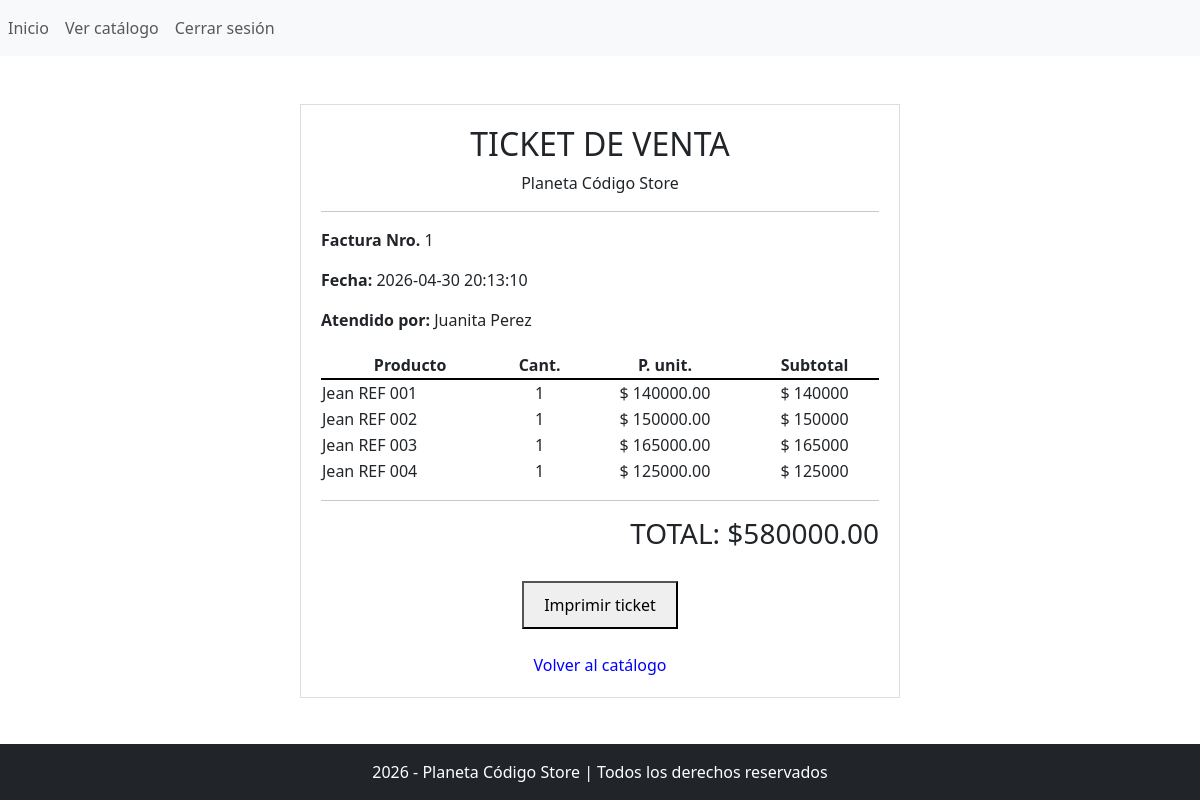
Page /codigo/vendedor/factura.php?id=1 (signed in) on the committed database.
### tables this page shows
CREATE TABLE `ventas` (
  `id` int(11) NOT NULL,
  `fecha` timestamp NOT NULL DEFAULT current_timestamp() ON UPDATE current_timestamp(),
  `total` decimal(10,2) NOT NULL,
  `id_vendedor` int(11) NOT NULL
);

CREATE TABLE `usuarios` (
  `id` int(11) NOT NULL,
  `nombre` varchar(100) NOT NULL,
  `usuario` varchar(50) NOT NULL,
  `password` varchar(255) NOT NULL,
  `rol` enum('admin','empleado','','') NOT NULL
);

CREATE TABLE `detalle_ventas` (
  `id` int(11) NOT NULL,
  `id_venta` int(11) NOT NULL,
  `id_producto` int(11) NOT NULL,
  `cantidad` int(11) NOT NULL,
  `precio_unitario` decimal(10,2) NOT NULL
);

CREATE TABLE `productos` (
  `id` int(11) NOT NULL,
  `nombre` varchar(100) NOT NULL,
  `precio` decimal(10,2) NOT NULL,
  `stock` int(11) NOT NULL,
  `imagen` varchar(255) NOT NULL
);

### codigo/vendedor/factura.php (the view, shortened to what this page needs)
<?php
require '../config/db.php';
$id_venta = $_GET['id'];
$stmt_v = $pdo->prepare("SELECT v.*, u.nombre AS vendedor
                         FROM ventas v
                         JOIN usuarios u ON v.id_vendedor = u.id
                         WHERE v.id = ?");
$stmt_v->execute([$id_venta]);
$venta = $stmt_v->fetch();
$stmt_d = $pdo->prepare("SELECT dv.*, p.nombre
                         FROM detalle_ventas dv
                         JOIN productos p ON dv.id_producto = p.id
                         WHERE dv.id_venta = ?");
$stmt_d->execute([$id_venta]);
$detalles = $stmt_d->fetchAll();
include '../templates/header.php';
?>
<div class="mt-5" style="max-width: 600px; margin: 0 auto; border: 1px solid #ddd; padding: 20px; background: #fff;">
    <h2 style="text-align: center;">TICKET DE VENTA</h2>
    <p class="text-center">Planeta Código Store</p>
    <hr>
    <p><strong>Factura Nro. </strong><?php echo $venta['id']; ?></p>
    <p><strong>Fecha: </strong><?php echo $venta['fecha']; ?></p>
    <p><strong>Atendido por: </strong><?php echo $venta['vendedor']; ?></p>
    <table width="100%" style="margin-top: 20px;">
        <thead>
            <tr style="border-bottom: 2px solid #000; text-align: center;">
                <th>Producto</th>
                <th>Cant.</th>
                <th>P. unit.</th>
                <th>Subtotal</th>
            </tr>
        </thead>
        <tbody>
            <?php foreach ($detalles as $d): ?>
            <tr>
                <td><?php echo $d['nombre']; ?></td>
                <td style="text-align: center;"><?php echo $d['cantidad']; ?></td>
                <td style="text-align: center;">$ <?php echo $d['precio_unitario']; ?></td>
                <td style="text-align: center;">$ <?php echo $d['cantidad'] * $d['precio_unitario']; ?></td>
            </tr>
            <?php endforeach; ?>
        </tbody>
    </table>
    <hr>
    <h3 style="text-align: right;">TOTAL: $<?php echo $venta['total']; ?></h3>
    <div style="margin-top: 30px; text-align: center;">
        <button onclick="window.print()" style="padding: 10px 20px; cursor: pointer;">Imprimir ticket</button>
        <br><br>
        <a href="catalogo.php" style="color: blue; text-decoration: none;">
            Volver al catálogo</a>
    </div>
</div>
<?php
include '../templates/footer.php';
?>

### rows in the picture
ventas: id "1", fecha "2026-04-30 20:13:10", id_vendedor.nombre "Juanita Perez", total "580000.00"
detalle_ventas: id_producto.nombre "Jean REF 001", cantidad "1", precio_unitario "140000.00", $d['cantidad'] * $d['precio_unitario'] "140000"
detalle_ventas: id_producto.nombre "Jean REF 002", cantidad "1", precio_unitario "150000.00", $d['cantidad'] * $d['precio_unitario'] "150000"
detalle_ventas: id_producto.nombre "Jean REF 003", cantidad "1", precio_unitario "165000.00", $d['cantidad'] * $d['precio_unitario'] "165000"
detalle_ventas: id_producto.nombre "Jean REF 004", cantidad "1", precio_unitario "125000.00", $d['cantidad'] * $d['precio_unitario'] "125000"
